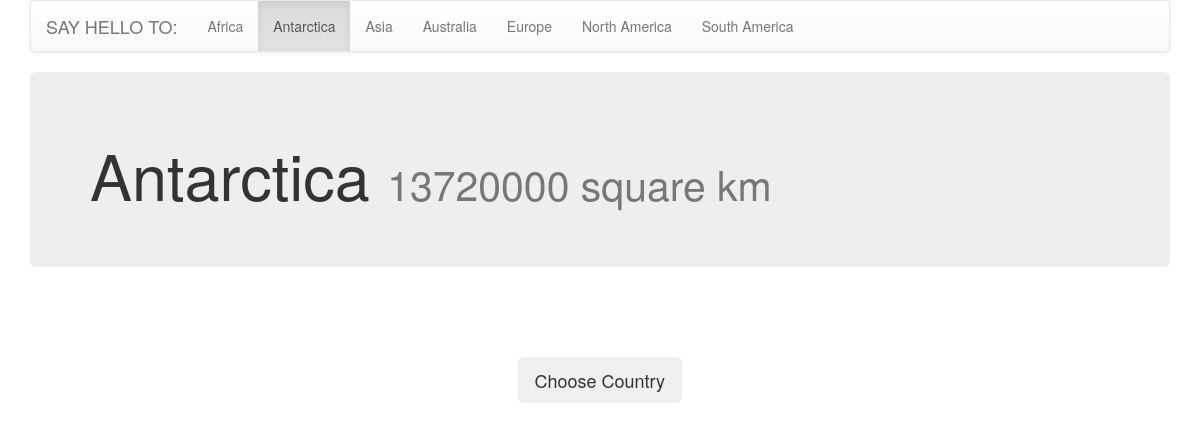
/helloworld/continent/2/, run on the app's committed database.
### helloworld/models.py (models this page shows)
class Continent(models.Model):
	name = models.CharField(max_length=15)
	area = models.IntegerField(default=0)
	def __unicode__(self):
		return self.name

### helloworld/views.py (the view)
# urls.py: url(r'^continent/(?P<continent_id>\d+)/$',views.continent,name="continent"),
def continent(request, continent_id):
	continents = Continent.objects.all()
	chosen_continent = get_object_or_404(Continent, pk=continent_id)
	return render(request,"helloworld/continent.html",{"continent":chosen_continent, "continents": continents})

### helloworld/templates/helloworld/continent.html (shortened to what this page needs)
{% extends 'helloworld/base.html' %}
{% block content %}
<div class="container">
	<div class="row">
		<div class="col-md-12">
			<div class="jumbotron">
				<h1>
				{{ continent.name }}
				<small>{{ continent.area }} square km</small>
				</h1>
			</div>
		</div>
	</div>
	<div class="row">
		<br/><br/><br/>
		<div class="col-md-1 col-md-offset-5">
			<button class="btn btn-lg" data-toggle="modal" data-target="#country-modal">
			  Choose Country
			</button>
		</div>
	</div>
</div>
{% endblock %}

### helloworld/templates/helloworld/base.html (shortened to what this page needs)
{% load staticfiles %}
<!DOCTYPE html>
<html>
<head>
	<link rel="stylesheet" type="text/css" href="//netdna.bootstrapcdn.com/bootstrap/3.0.3/css/bootstrap.min.css">
	<link rel="stylesheet" type="text/css" href="//netdna.bootstrapcdn.com/bootstrap/3.0.3/css/bootstrap-theme.min.css">
</head>
<body>
{% block navbar %}
	<div class="container">
		<div class="row">
			<div class="col-md-12">
				<div class="navbar navbar-default ">
					<div class="navbar-header">
				    	<a class="navbar-brand" href="{% url 'welcome' %}">SAY HELLO TO:</a>
				  	</div>
	  				<div class="collapse navbar-collapse">
	  					<ul class="nav navbar-nav">
	  						{% for cont in continents %}
	  							{% ifequal cont.id continent.id %}
	  								<li class="active dropdown">
  										<a  id="drop{{ cont }}" href="{% url 'continent' cont.id %}">{{ cont.name }}</a>
  									</li>
	  							{% else %}
	  								<li class="dropdown">
  										<a id="drop{{ cont }}" href="{% url 'continent' cont.id %}">{{ cont.name }}</a>
  									</li>
	  							{% endifequal %}
	  						{% endfor %}
	  					</ul>
	  				</div>
				</div>
			</div>
		</div>
	</div>
{% endblock %}
{% block content %}{% endblock %}
</body>
</html>

### data on the page
Continent: name "Africa"
Continent: name "Antarctica", area "13720000"
Continent: name "Asia"
Continent: name "Australia"
Continent: name "Europe"
Continent: name "North America"
Continent: name "South America"
